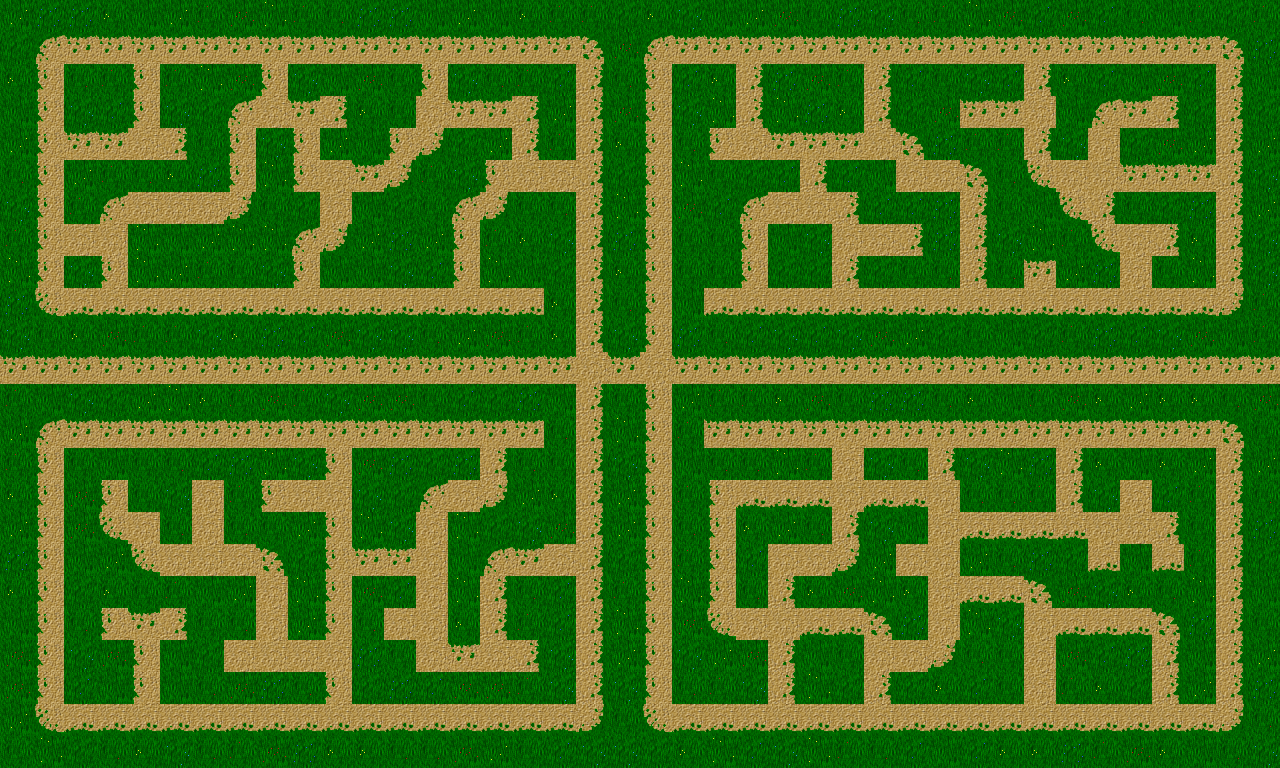

Rendered tile map (Tiled .tmx) drawn with the repository's tilesets; below, a short description and the map source with its tile grids summarised:
An orthogonal 40x24 tile map with 32x32 px tiles, 1 tile layer (Camada de Tiles 1).

<map version="1.2" tiledversion="1.2.3" orientation="orthogonal" renderorder="right-down" width="40" height="24" tilewidth="32" tileheight="32" infinite="0" nextlayerid="2" nextobjectid="1">
 <tileset firstgid="1" source="tiles.tsx" />
 <layer id="1" name="Camada de Tiles 1" width="40" height="24">
  <data>[960 cells, 960 non-empty, 21 distinct tile ids]</data>
 </layer>
</map>
